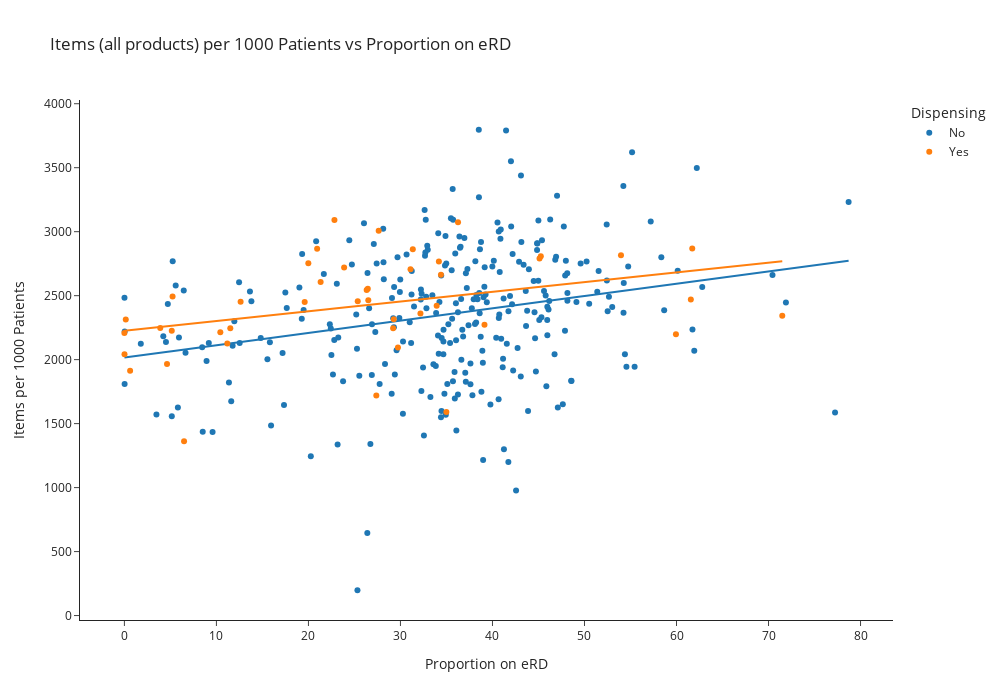

Notebook source saved alongside this figure:
### Code cell
# Scatter plot: Items vs Proportion eRD
fig = px.scatter(
    merged_df,
    x="Proportion eRD",
    y="Items per 1000 Patients",
    color="Dispensing",
    hover_data=["Practice Code", "Items", "List Size"],
    labels={
        "Proportion eRD": "Proportion on eRD",
        "Items per 1000 Patients": "Items per 1000 Patients"
    },
    title="Items (all products) per 1000 Patients vs Proportion on eRD",
    trendline="ols", 
)

# Set figure size to square (e.g., 700x700)
fig.update_layout(
    width=1000,
    height=700
)

fig.show()

### Figure 1 — Plotly figure (JSON) as saved in the notebook; plotly's stock layout.template omitted (floating-point values rounded to 4 significant figures; data arrays with more than 128 entries replaced by an {"elided": "..."} marker saying what was removed)
{"data": [{"customdata": {"elided": "290x3 mixed values"}, "hovertemplate": "Dispensing=No<br>Proportion on eRD=%{x}<br>Items per 1000 Patients=%{y}<br>Practice Code=%{customdata[0]}<br>Items=%{customdata[1]}<br>List Size=%{customdata[2]}<extra></extra>", "legendgroup": "No", "marker": {"color": "#1F77B4", "symbol": "circle"}, "mode": "markers", "name": "No", "orientation": "v", "showlegend": true, "type": "scatter", "x": {"elided": "290 float values"}, "xaxis": "x", "y": {"elided": "290 float values"}, "yaxis": "y"}, {"hovertemplate": "<b>OLS trendline</b><br>Items per 1000 Patients = 9.61634 * Proportion eRD + 2016.26<br>R<sup>2</sup>=0.065147<br><br>Dispensing=No<br>Proportion on eRD=%{x}<br>Items per 1000 Patients=%{y} <b>(trend)</b><extra></extra>", "legendgroup": "No", "marker": {"color": "#1F77B4", "symbol": "circle"}, "mode": "lines", "name": "No", "showlegend": false, "type": "scatter", "x": {"elided": "290 float values"}, "xaxis": "x", "y": {"elided": "290 float values"}, "yaxis": "y"}, {"customdata": {"elided": "44x3 mixed values"}, "hovertemplate": "Dispensing=Yes<br>Proportion on eRD=%{x}<br>Items per 1000 Patients=%{y}<br>Practice Code=%{customdata[0]}<br>Items=%{customdata[1]}<br>List Size=%{customdata[2]}<extra></extra>", "legendgroup": "Yes", "marker": {"color": "#FF7F0E", "symbol": "circle"}, "mode": "markers", "name": "Yes", "orientation": "v", "showlegend": true, "type": "scatter", "x": [19.59, 26.45, 45.25, 19.99, 29.21, 25.36, 31.09, 59.94, 29.27, 61.56, 33.94, 39.13, 26.33, 0.01065, 5.233, 3.896, 71.49, 0.1484, 6.484, 0.6211, 4.632, 34.99, 29.73, 11.18, 27.38, 12.63, 5.147, 11.51, 61.71, 10.43, 53.97, 23.88, 34.17, 31.34, 22.83, 26.51, 20.94, 34.4, 32.17, 45.11, 0, 36.26, 27.63, 21.32], "xaxis": "x", "y": [2450.0, 2554.0, 2808.0, 2753.0, 2246.0, 2457.0, 2706.0, 2198.0, 2315.0, 2470.0, 2420.0, 2272.0, 2544.0, 2043.0, 2493.0, 2248.0, 2342.0, 2313.0, 1362.0, 1913.0, 1967.0, 1590.0, 2096.0, 2127.0, 1720.0, 2453.0, 2226.0, 2244.0, 2869.0, 2215.0, 2817.0, 2719.0, 2766.0, 2862.0, 3091.0, 2463.0, 2867.0, 2664.0, 2361.0, 2791.0, 2208.0, 3074.0, 3007.0, 2607.0], "yaxis": "y"}, {"hovertemplate": "<b>OLS trendline</b><br>Items per 1000 Patients = 7.60986 * Proportion eRD + 2225.52<br>R<sup>2</sup>=0.128616<br><br>Dispensing=Yes<br>Proportion on eRD=%{x}<br>Items per 1000 Patients=%{y} <b>(trend)</b><extra></extra>", "legendgroup": "Yes", "marker": {"color": "#FF7F0E", "symbol": "circle"}, "mode": "lines", "name": "Yes", "showlegend": false, "type": "scatter", "x": [0, 0.01065, 0.1484, 0.6211, 3.896, 4.632, 5.147, 5.233, 6.484, 10.43, 11.18, 11.51, 12.63, 19.59, 19.99, 20.94, 21.32, 22.83, 23.88, 25.36, 26.33, 26.45, 26.51, 27.38, 27.63, 29.21, 29.27, 29.73, 31.09, 31.34, 32.17, 33.94, 34.17, 34.4, 34.99, 36.26, 39.13, 45.11, 45.25, 53.97, 59.94, 61.56, 61.71, 71.49], "xaxis": "x", "y": [2226.0, 2226.0, 2227.0, 2230.0, 2255.0, 2261.0, 2265.0, 2265.0, 2275.0, 2305.0, 2311.0, 2313.0, 2322.0, 2375.0, 2378.0, 2385.0, 2388.0, 2399.0, 2407.0, 2418.0, 2426.0, 2427.0, 2427.0, 2434.0, 2436.0, 2448.0, 2448.0, 2452.0, 2462.0, 2464.0, 2470.0, 2484.0, 2486.0, 2487.0, 2492.0, 2501.0, 2523.0, 2569.0, 2570.0, 2636.0, 2682.0, 2694.0, 2695.0, 2770.0], "yaxis": "y"}], "layout": {"height": 700, "legend": {"title": {"text": "Dispensing"}, "tracegroupgap": 0}, "title": {"text": "Items (all products) per 1000 Patients vs Proportion on eRD"}, "width": 1000, "xaxis": {"anchor": "y", "autorange": true, "domain": [0, 1], "range": [-4.827, 83.53], "title": {"text": "Proportion on eRD"}, "type": "linear"}, "yaxis": {"anchor": "x", "autorange": true, "domain": [0, 1], "range": [-34.68, 4029.0], "title": {"text": "Items per 1000 Patients"}, "type": "linear"}}}
